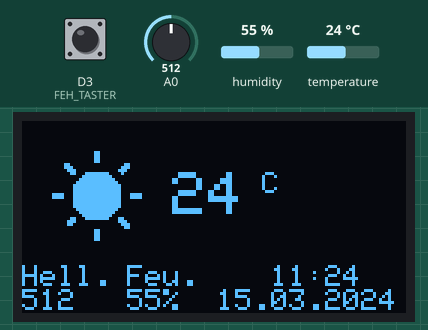
This sketch was run on a simulated ESP8266 (NodeMCU). On the bench: 128×64 one-colour display. The test bench sets the inputs (shaded band); at power-on: humidity 55 %, D3 (FEH_TASTER) HIGH, temperature 24 °C, A0 = 512. WiFi joins after 1.5 s; servers stay silent unless stated.

Above: at 2.7 s.
2.8 s: humidity set to 79 %
At 4.8 s:
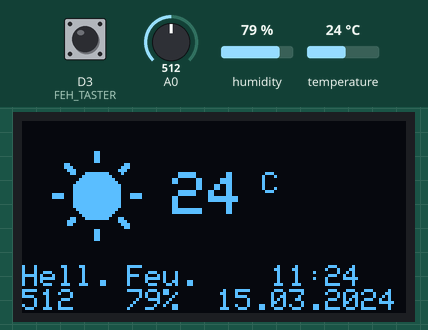
5.5 s: humidity set to 82 %
At 7.0 s:
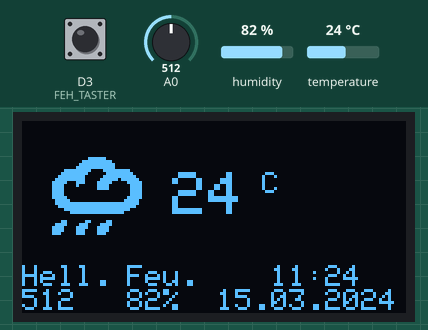
8.2 s: D3 (FEH_TASTER) pulled LOW for 2.4 s
At 11.2 s:
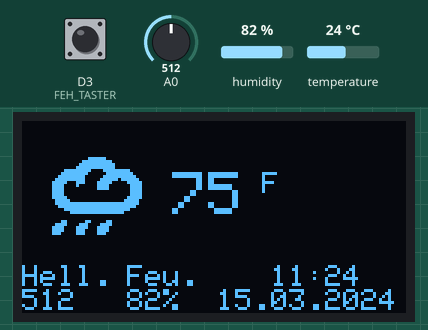
13.3 s: temperature set to 28 °C
At 14.2 s:
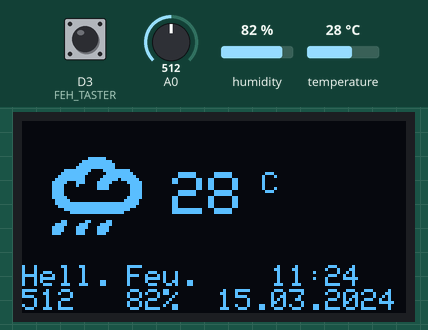
16.0 s: temperature set to 31 °C
At 18.5 s:
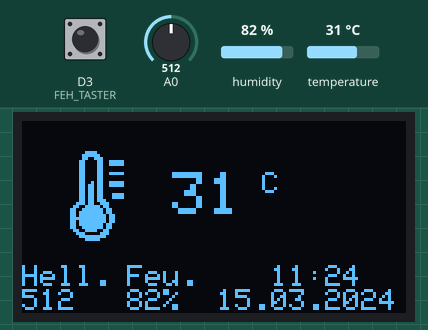
19.5 s: D3 (FEH_TASTER) pulled LOW for 2.4 s
At 20.6 s:
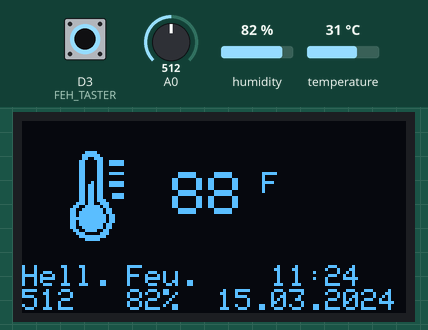
Timing chart, 0 to 22.5 s (numbered marks = the images above; inputs shaded):
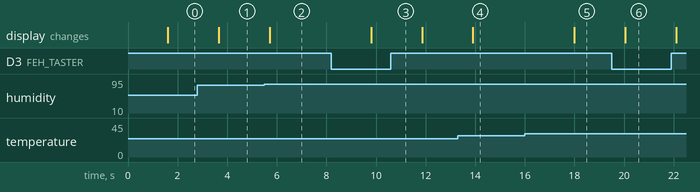

Measured:
- the behaviour switches between 80 and 81 % on humidity (found by bisection; images 1 and 2)
- the behaviour switches between 29 and 30 °C on temperature (found by bisection; images 4 and 5)
- after the input at 2.8 s, the display: changes after 0.86 s (image 1)
- after the input at 5.5 s, the display: changes after 0.21 s (image 2)
- after the input at 8.2 s, the display: changes after 1.6 s (image 3)
- after the input at 13.3 s, the display: changes after 0.61 s (image 4)
- after the input at 16.0 s, the display: changes after 2.0 s (image 5)
- after the input at 19.5 s, the display: changes after 0.55 s (image 6)

The sketch:

wetterstation.ino
```cpp
/* Project     : Wetterstation
   Autors      : Khaldoun Kalash
   Last Update : 29.01.2023
   Version     : 1.0
*/
#include <DHT.h>
#include <SPI.h>
#include <Wire.h>
#include <Adafruit_GFX.h>
#include <Adafruit_SSD1306.h>

// Importiert alle benötigte Header-Dateien durch eine Zeile
#include "all_headers.h"

#define DHT_TYPE DHT11  //DHT-Sensor DHT11
#define DHT_PIN D5      // D5 = Datenpin des DHT-Sensors am ESP8266
#define DHT_POWER D0    // Spannungversorgung für DHT-Sensor

#define SCREEN_WIDTH 128  // Maximale Breite des Monitores in Pixels
#define SCREEN_HEIGHT 64  // Maximale Höhe des Monitores in Pixels
#define OLED_RESET 0      // Reset pin

const int IMAGE_SIZE = 30;  // Bildgrosse
const int IMAGE_POS = 10;   // Bild-Position

const int FEH_TASTER = D3;       // Flash Button
const long INTERVAL = 2000;      // 2000=2Sec; Interval der Datenerfassung
const int HEILIGKEITSENSOR = 0;  // PInN ADC-Anschluss

DHT dht(DHT_PIN, DHT_TYPE);  // Erstellt DHT sensor
// Erstellt display
Adafruit_SSD1306 display(SCREEN_WIDTH, SCREEN_HEIGHT, &Wire, OLED_RESET);

void setup() {
  pinMode(FEH_TASTER, INPUT_PULLUP);
  pinMode(DHT_POWER, OUTPUT);  // Spannungsversorgung für DHT-Baustein
  digitalWrite(DHT_POWER, HIGH);
  dht.begin();  // Initialisierung der DHT sensor

  // mit I2C-Adresse 0x3c initialisieren
  display.begin(SSD1306_SWITCHCAPVCC, 0x3c);
  display.setTextColor(WHITE);  // Setzt die Farbe des Texts in Monitor auf Weiß

  timeInit();  // Initialisiert die Zeit
}

void loop() {
  // liest die aktuelle Temperatur in Celsius aus dem DHT11 Sensor
  float celsius = dht.readTemperature();
  // liest die aktuelle Luftfeuchtigkeit aus dem DHT11 Sensor
  float feuchtigkeit = dht.readHumidity();
  //liest die aktuelle Helligkeit aus dem Helligkeit-Sensor
  int helligkeit = analogRead(HEILIGKEITSENSOR);

  display.clearDisplay();  // Löscht den Inhalt auf dem Monitor

  getTime();  // Setzt die Zeit auf jetzt

  drawGrafic(celsius, feuchtigkeit, helligkeit);
  drawTemperatur(celsius);
  drawHelligkeit(helligkeit);
  drawFeuchtigkeit(feuchtigkeit);
  drawDateTime();

  display.display();
  delay(INTERVAL);
}

/*
* Stellt das entsprechene Grafic in Bezug auf die aktuelle Temperatur,
* Feuchtigkeit und Hellihkeit dar.
*/
void drawGrafic(float temperatur, float feuchtigkeit, int helligkeit) {
  if (temperatur < 4) {
    // Stellt das Grafik auf dem Monitor dar
    display.drawXBitmap(IMAGE_POS, IMAGE_POS, schnee, IMAGE_SIZE, IMAGE_SIZE, WHITE);
  } else if (temperatur >= 30) {
    display.drawXBitmap(IMAGE_POS, IMAGE_POS, hitze, IMAGE_SIZE, IMAGE_SIZE, WHITE);
  } else {
    if (feuchtigkeit > 80) {
      display.drawXBitmap(IMAGE_POS, IMAGE_POS, tropfen, IMAGE_SIZE, IMAGE_SIZE, WHITE);
    } else if (helligkeit >= 400) {
      display.drawXBitmap(IMAGE_POS, IMAGE_POS, sonnig, IMAGE_SIZE, IMAGE_SIZE, WHITE);
    } else if (helligkeit >= 180) {
      display.drawXBitmap(IMAGE_POS, IMAGE_POS, teil_sonnig, IMAGE_SIZE, IMAGE_SIZE, WHITE);
    } else if (hour() > 19) {
      display.drawXBitmap(IMAGE_POS, IMAGE_POS, mond_wolkig, IMAGE_SIZE, IMAGE_SIZE, WHITE);
    } else {
      display.drawXBitmap(IMAGE_POS, IMAGE_POS, wolkig, IMAGE_SIZE, IMAGE_SIZE, WHITE);
    }
  }
}

/*
* Convertiert den aktuellen Wert der Temperatur zu einer String
* ohne Nachkommazahl.
* Wenn Flash_btn gedrückt wird, wird den der Temperatur in
* Fehrenheit auf dem Monitor dargestellt. Wenn das Button
* los gelassen wird, wird die Temperatur in Celsius dargestellt.
*/
void drawTemperatur(float celsius) {
  float fahrenheit = dht.readTemperature(true);
  String celsiusAsString = String(int(celsius + 0.5));
  String fahrenheitAsString = String(int(fahrenheit + 0.5));

  // Positioniert die Anzeige auf dem Monition durch x , y
  display.setCursor(50, 17);
  display.setTextSize(2);  // Setzt die Schriftgroße auf 2

  // Wenn Flash-Button gedrükt wird, wird die Value des Tasters 0
  // und dementsprechen die Temperatur in Fahrenheit angezeigt
  // ansonsten wird die Temperatur in Celsius angezeigt
  if (!digitalRead(FEH_TASTER)) {
    display.print(fahrenheitAsString);
    display.setTextSize(1);
    display.print(" F");
  } else {
    display.print(celsiusAsString);
    display.setTextSize(1);
    display.print(" C");
  }
}

/*
* Stellt die Helligkeit mit der Abkürzung "Hell." auf dem Monitor dar.
*/
void drawHelligkeit(int helligkeit) {
  display.setCursor(0, 48);
  display.setTextSize(1);
  display.println("Hell.");
  display.print(helligkeit);
}

/*
* Stellt die Luftfeuchtigkeit mit der Ablürzung "Feu." auf dem Monitor dar.
*/
void drawFeuchtigkeit(float feuchtigkeit) {
  String feuchtigkeitAsString = String(int(feuchtigkeit + 0.5));

  display.setCursor(35, 48);
  display.setTextSize(1);
  display.print("Feu.");
  display.setCursor(35, 56);
  display.print(feuchtigkeitAsString);
  display.print("%");
}

/*
* Stellt das Datum und Uhrzeit auf dem Monitor dar.
*/
void drawDateTime() {
  display.setCursor(83, 48);
  display.setTextSize(1);
  display.print(digitsAsString(hour()));
  display.print(":");
  display.print(digitsAsString(minute()));

  display.setCursor(65, 56);
  display.print(digitsAsString(day()));
  display.print(".");
  display.print(digitsAsString(month()));
  display.print(".");
  display.print(year());
}
```

all_headers.h
```cpp
#include "headers/zeit.h"
#include "grafics/hitze.h"
#include "grafics/sonnig.h"
#include "grafics/schnee.h"
#include "grafics/wolkig.h"
#include "grafics/tropfen.h"
#include "grafics/teil_sonnig.h"
#include "grafics/mond_wolkig.h"
```

zeit.h
```cpp
#include <TimeLib.h>
#include <ESP8266WiFi.h>
#include <WiFiUdp.h>

// die Netzwerk-SSID (Name)
const char ssid[] = "***********";
// das Netzwerkpasswort
const char pass[] = "**********";
const int timeZone = 1;                  // Mitteleuropäische Zeit
// Die NTP-Zeit befindet sich in den ersten 48 Bytes der Nachricht
const int NTP_PACKET_SIZE = 48;

// NTP Servers:
static const char ntpServerName[] = "us.pool.ntp.org";

// Puffer zum Speichern eingehender und ausgehender Pakete
byte packetBuffer[NTP_PACKET_SIZE];
WiFiUDP Udp;
unsigned int localPort = 8888;  // lokaler Port, um auf UDP-Pakete zu lauschen
time_t prevDisplay = 0;         // Wenn die Digitaluhr angezeigt wurde

time_t getNtpTime();
String digitsAsString(int digits);
void sendNTPpacket(IPAddress &address);

void timeInit() {
  WiFi.begin(ssid, pass);

  while (WiFi.status() != WL_CONNECTED) {
    delay(500);
  }

  Udp.begin(localPort);
  setSyncProvider(getNtpTime);
  setSyncInterval(300);
}

void getTime() {
  if (timeStatus() != timeNotSet) {
	// Aktualisiert die Anzeige nur, wenn sich die Zeit geändert hat
    if (now() != prevDisplay) {
      prevDisplay = now();
    }
  }
}

time_t getNtpTime() {
  IPAddress ntpServerIP;  // NTP server's ip address

  while (Udp.parsePacket() > 0)
    ;  // Alle zuvor empfangenen Pakete verwerfen
  // Holt einen zufälligen Server aus dem Pool
  WiFi.hostByName(ntpServerName, ntpServerIP);
  sendNTPpacket(ntpServerIP);
  uint32_t beginWait = millis();
  while (millis() - beginWait < 1500) {
    int size = Udp.parsePacket();
    if (size >= NTP_PACKET_SIZE) {
      Udp.read(packetBuffer, NTP_PACKET_SIZE);  // liest Paket in den Puffer
      unsigned long secsSince1900;
      // Konvertiert vier Bytes, beginnend bei Position 40, in eine lange Ganzzahl
      secsSince1900 = (unsigned long)packetBuffer[40] << 24;
      secsSince1900 |= (unsigned long)packetBuffer[41] << 16;
      secsSince1900 |= (unsigned long)packetBuffer[42] << 8;
      secsSince1900 |= (unsigned long)packetBuffer[43];

      return secsSince1900 - 2208988800UL + timeZone * SECS_PER_HOUR;
    }
  }

  return 0;  // gib 0 zurück, wenn du die Zeit nicht bekommen kannst
}

// Sendet eine NTP-Anfrage an den Zeitserver unter der angegebenen Adresse
void sendNTPpacket(IPAddress &address) {
  // setze alle Bytes im Buffer auf 0
  memset(packetBuffer, 0, NTP_PACKET_SIZE);
  // Werte initialisieren, die zum Bilden einer
  // NTP-Anforderung erforderlich sind
  // (siehe URL oben für Details zu den Paketen)
  packetBuffer[0] = 0b11100011;  // LI, Version, Mode
  packetBuffer[1] = 0;           // Stratum oder Art der Uhr
  packetBuffer[2] = 6;           // Abrufintervall
  packetBuffer[3] = 0xEC;        // Peer-Clock-Präzision
  // 8 Byte Null für Root Delay & Root Dispersion
  packetBuffer[12] = 49;
  packetBuffer[13] = 0x4E;
  packetBuffer[14] = 49;
  packetBuffer[15] = 52;
  // Alle NTP-Felder wurden jetzt mit Werten versehen
  // man kann ein Paket senden, das einen Zeitstempel anfordert:
  Udp.beginPacket(address, 123);  // NTP-Anfragen gehen an Port 123
  Udp.write(packetBuffer, NTP_PACKET_SIZE);
  Udp.endPacket();
}

String digitsAsString(int digits) {
  String toString = String(digits);
  // Dienstprogramm für die Digitaluhranzeige: druckt
  // den vorangestellten Doppelpunkt und die führende 0
  if (digits < 10) {
    toString = "0" + toString;
  }

  return toString;
}
```

Source omitted: hitze.h (data table, 832 bytes), mond_wolkig.h (data table, 850 bytes), schnee.h (data table, 835 bytes), sonnig.h (data table, 835 bytes), teil_sonnig.h (data table, 850 bytes), tropfen.h (data table, 838 bytes), wolkig.h (data table, 835 bytes)
